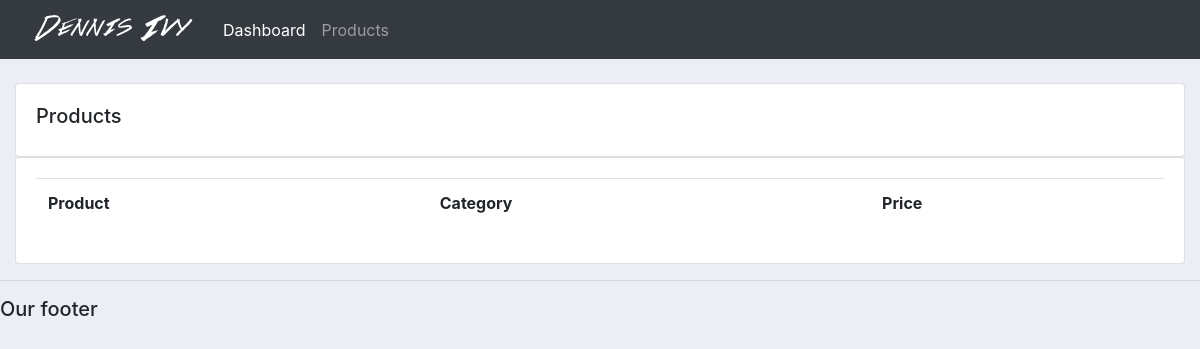
Before: /products/ with the older database file.
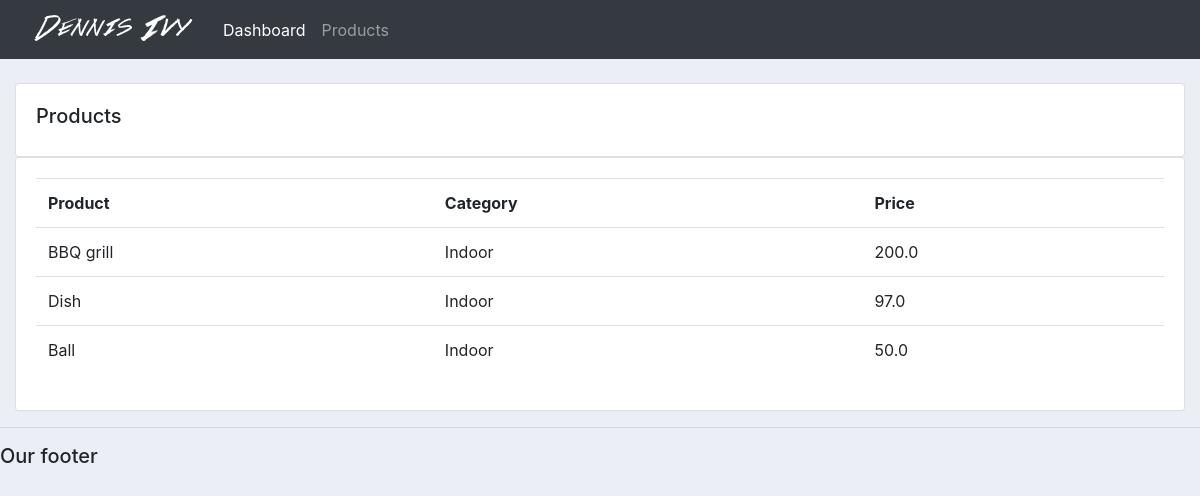
After: the same page with the newer database file.
### accounts/models.py (models this page shows, shortened)
class Product(models.Model):
    CATEGORY=(
        ('Indoor','Indoor'),
        ('Out Door', 'Out Door')
    )
    name = models.CharField(max_length=200, null=True)
    price = models.FloatField(null=True)
    category = models.CharField(max_length=200, null=True, choices=CATEGORY)
    description = models.CharField(max_length=200, null=True, blank=True)
    date_created = models.DateTimeField(auto_now_add=True, null=True)
    tags= models.ManyToManyField(tags)

### accounts/views.py (the view)
# urls.py: path('products/', views.products, name='products'),
def products(request):
	products = Product.objects.all()
	return render(request, 'accounts/products.html', {
		"products" : products
	})

### accounts/templates/accounts/products.html
{%  extends 'accounts/main.html' %}
{% block content %}
		<br>
		<div class="row">
			<div class="col-md">
				<div class="card card-body">
					<h5>Products</h5>
				</div>
				<div class="card card-body">
					<table class="table">
						<tr>
							<th>Product</th>
							<th>Category</th>
							<th>Price</th>
						</tr>
						{% for i in products %}
						<tr>
							<td>{{ i.name }}</td>
							<td>{{ i.category }}</td>
							<td>{{ i.price }}</td>
						</tr>
						{% endfor %}
					</table>
				</div>
			</div>
		</div>
{% endblock content %}

Changed rows visible on the page:
added Product: name "BBQ grill", category "Indoor", price "200.0"
added Product: name "Dish", category "Indoor", price "97.0"
added Product: name "Ball", category "Indoor", price "50.0"
